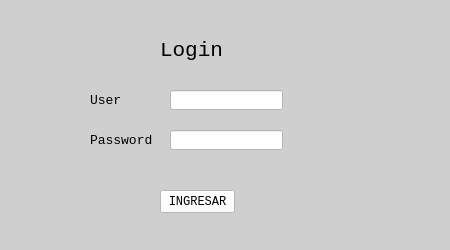
   <widget class="QWidget" name="loginwidget" native="true">
    <property name="geometry">
     <rect>
      <x>0</x>
      <y>0</y>
      <width>450</width>
      <height>250</height>
     </rect>
    </property>
    <property name="maximumSize">
     <size>
      <width>450</width>
      <height>250</height>
     </size>
    </property>
    <property name="font">
     <font>
      <family>Courier New</family>
     </font>
    </property>
    <property name="styleSheet">
     <string notr="true">background-color: rgb(207, 207, 207);</string>
    </property>
    <widget class="QLineEdit" name="userline">
     <property name="geometry">
      <rect>
       <x>170</x>
       <y>90</y>
       <width>113</width>
       <height>20</height>
      </rect>
     </property>
     <property name="font">
      <font>
       <family>Courier New</family>
      </font>
     </property>
     <property name="styleSheet">
      <string notr="true">background-color: rgb(255, 255, 255);</string>
     </property>
    </widget>
    <widget class="QLineEdit" name="passwordline">
     <property name="geometry">
      <rect>
       <x>170</x>
       <y>130</y>
       <width>113</width>
       <height>20</height>
      </rect>
     </property>
     <property name="font">
      <font>
       <family>Courier New</family>
      </font>
     </property>
     <property name="styleSheet">
      <string notr="true">background-color: rgb(255, 255, 255);</string>
     </property>
     <property name="echoMode">
      <enum>QLineEdit::Password</enum>
     </property>
    </widget>
    <widget class="QLabel" name="usertext">
     <property name="geometry">
      <rect>
       <x>90</x>
       <y>90</y>
       <width>71</width>
       <height>21</height>
      </rect>
     </property>
     <property name="font">
      <font>
       <family>Courier New</family>
       <pointsize>10</pointsize>
      </font>
     </property>
     <property name="text">
      <string>User</string>
     </property>
    </widget>
    <widget class="QLabel" name="passwordtext">
     <property name="geometry">
      <rect>
       <x>90</x>
       <y>130</y>
       <width>71</width>
       <height>21</height>
      </rect>
     </property>
     <property name="font">
      <font>
       <family>Courier New</family>
       <pointsize>10</pointsize>
      </font>
     </property>
     <property name="text">
      <string>Password</string>
     </property>
    </widget>
    <widget class="QPushButton" name="ingresar">
     <property name="geometry">
      <rect>
       <x>160</x>
       <y>190</y>
       <width>75</width>
       <height>23</height>
      </rect>
     </property>
     <property name="font">
      <font>
       <family>Courier New</family>
      </font>
     </property>
     <property name="styleSheet">
      <string notr="true">background-color: rgb(255, 255, 255);</string>
     </property>
     <property name="text">
      <string>INGRESAR</string>
     </property>
    </widget>
    <widget class="QLabel" name="logintext">
     <property name="geometry">
      <rect>
       <x>160</x>
       <y>40</y>
       <width>71</width>
       <height>21</height>
      </rect>
     </property>
     <property name="font">
      <font>
       <family>Courier New</family>
       <pointsize>16</pointsize>
      </font>
     </property>
     <property name="text">
      <string>Login</string>
     </property>
    </widget>
   </widget>
